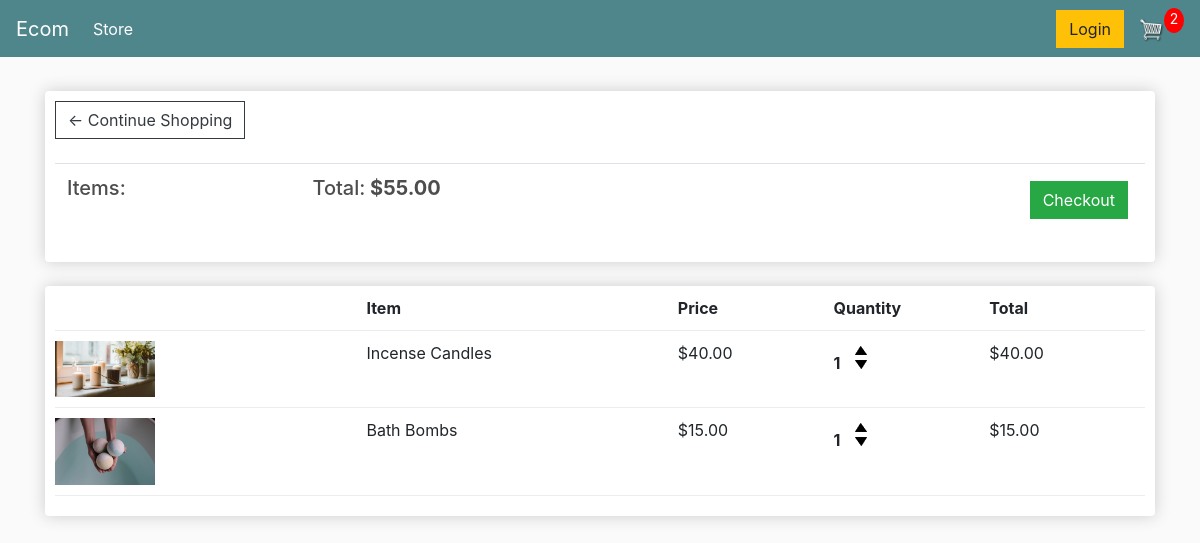
The app's page /cart/ (signed in) with its own data.
### store/models.py (models this page shows, shortened)
class Order(models.Model):
    customer = models.ForeignKey(Customer, on_delete=models.SET_NULL, null=True, blank=True)
    date_ordered = models.DateTimeField(auto_now_add=True)
    transaction_status = models.CharField(max_length=200, null=True)
    transaction_id = models.CharField(max_length=100, null=True)
    @property
    def get_cart_total(self):
        orderitems = self.orderitem_set.all()
        total = sum([item.get_total for item in orderitems])
        return total
    @property
    def get_cart_item(self):
        orderitems = self.orderitem_set.all()
        total = sum([item.quantity for item in orderitems])
        return total

class OrderItem (models.Model):
    product = models.ForeignKey (Product, on_delete=models.SET_NULL, null=True)
    order = models.ForeignKey (Order, on_delete=models.SET_NULL, null=True)
    quantity = models.IntegerField(default=0, null=True, blank=True)
    date_added = models.DateTimeField(auto_now_add=True)
    @property
    def get_total(self):
        total = self.product.price * self.quantity
        return  total

class Product (models.Model) :
    name = models.CharField(max_length=200)
    price = models.FloatField()
    digital = models.BooleanField(default=False, null=True, blank=True)
    image = models.ImageField(null=True, blank=True)
    @property
    def imageURL(self):
        try:
            url = self.image.url
        except:
            url = ''
        return url

### store/views.py (the view)
# urls.py: path('cart/', views.cart, name="cart"),
def cart(request):
	if request.user.is_authenticated:
		customer = request.user.customer
		order, created = Order.objects.get_or_create(customer=customer, transaction_status='Pending')
		items = order.orderitem_set.all()
		cartItems = order.get_cart_item
	else:
		items = []
		order = {'get_cart_total':0, 'get_cart_item':0}
		cartItems = order['get_cart_item']
	context = {'items':items, 'order':order, 'cartItems':cartItems}
	return render(request, 'store/cart.html', context)

### store/templates/store/cart.html
{% extends 'store/main.html' %}
{% load static %}
{% block content %}
	<div class="row">
		<div class="col-lg-12">
			<div class="box-element">
				<a  class="btn btn-outline-dark" href="{% url 'store' %}">&#x2190; Continue Shopping</a>
				<br>
				<br>
				<table class="table">
					<tr>
						<th><h5>Items: <strong>{{order.get_cart_items}}</strong></h5></th>
						<th><h5>Total:<strong> ${{order.get_cart_total|floatformat:2}}</strong></h5></th>
						<th>
							<a  style="float:right; margin:5px;" class="btn btn-success" href="{% url 'checkout' %}">Checkout</a>
						</th>
					</tr>
				</table>
			</div>
			<br>
			<div class="box-element">
				<div class="cart-row">
					<div style="flex:2"></div>
					<div style="flex:2"><strong>Item</strong></div>
					<div style="flex:1"><strong>Price</strong></div>
					<div style="flex:1"><strong>Quantity</strong></div>
					<div style="flex:1"><strong>Total</strong></div>
				</div>
				{% for item in items %}
				<div class="cart-row">
					<div style="flex:2"><img class="row-image" src="{{item.product.imageURL}}"></div>
					<div style="flex:2"><p>{{item.product.name}}</p></div>
					<div style="flex:1"><p>${{item.product.price|floatformat:2}}</p></div>
					<div style="flex:1">
						<p class="quantity">{{item.quantity}}</p>
						<div class="quantity">
							<img data-product="{{item.product.id}}" data-action="add" class="chg-quantity update-cart" src="{% static  'images/arrow-up.png' %}">
							<img data-product="{{item.product.id}}" data-action="remove" class="chg-quantity update-cart" src="{% static  'images/arrow-down.png' %}">
						</div>
					</div>
					<div style="flex:1"><p>${{item.get_total|floatformat:2}}</p></div>
				</div>
				{% endfor %}
			</div>
		</div>
	</div>
{% endblock content %}

### store/templates/store/main.html (shortened to what this page needs)
<!DOCTYPE html>
{% load static %}
<html>
<head>
	<link rel="stylesheet" href="https://stackpath.bootstrapcdn.com/bootstrap/4.4.1/css/bootstrap.min.css">
	<link rel="stylesheet" type="text/css" href="{% static 'css/main.css' %}">
</head>
<body>
	<nav class="navbar navbar-expand-lg navbar-dark bg-dark">
	  <a class="navbar-brand" href="{% url 'store' %}">Ecom</a>
	  <div class="collapse navbar-collapse" id="navbarSupportedContent">
	    <ul class="navbar-nav mr-auto">
	      <li class="nav-item active">
	        <a class="nav-link" href="{% url 'store' %}">Store <span class="sr-only">(current)</span></a>
	      </li>
	    </ul>
	    <div class="form-inline my-2 my-lg-0">
	     	<a href="#"class="btn btn-warning">Login</a>
	     	<a href="{% url 'cart' %}">
	    		<img  id="cart-icon" src="{% static 'images/cart.png' %}">
	    	</a>
	    	<p id="cart-total">{{cartItems}}</p>
	    </div>
	  </div>
	</nav>
     <div class="container">
            <br>
            {% block content %}
            {% endblock content %}
         </div>
</body>
</html>

### static/css/main.css (style rules this page uses)
body { background-color: hsl(0, 0%, 98%); }
h1,h2,h3,h4,h5,h6 { color:hsl(0, 0%, 30%); }
.box-element { box-shadow:hsl(0, 0%, 80%) 0 0 16px; background-color: #fff; border-radius: 4px; padding: 10px; }
.bg-dark { background-color: #4f868c!important; }
#cart-icon { width:25px; display: inline-block; margin-left: 15px; }
#cart-total { display: inline-block; text-align: center; color:#fff; background-color: red; width: 20px; height: 25px; border-radius: 50%; font-size: 14px; }
.col-lg-4, .col-lg-6, .col-lg-8, .col-lg-12 { margin-top: 10px; }
.btn { border-radius: 0; }
.row-image { width: 100px; }
.cart-row { display: flex; align-items: stretch; padding-bottom: 10px; margin-bottom: 10px; border-bottom: 1px solid #ececec; }
.quantity { display: inline-block; font-weight: 700; padding-right:10px; }
.chg-quantity { width: 12px; cursor: pointer; display: block; margin-top: 5px; transition:.1s; }

### records on screen
Order: get_cart_total "55.00"
OrderItem: product.imageURL (picture), product.name "Incense Candles", product.price "40.00", quantity "1", get_total "40.00"
OrderItem: product.imageURL (picture), product.name "Bath Bombs", product.price "15.00", quantity "1", get_total "15.00"

### other values on screen
{{ cartItems }} "2"
